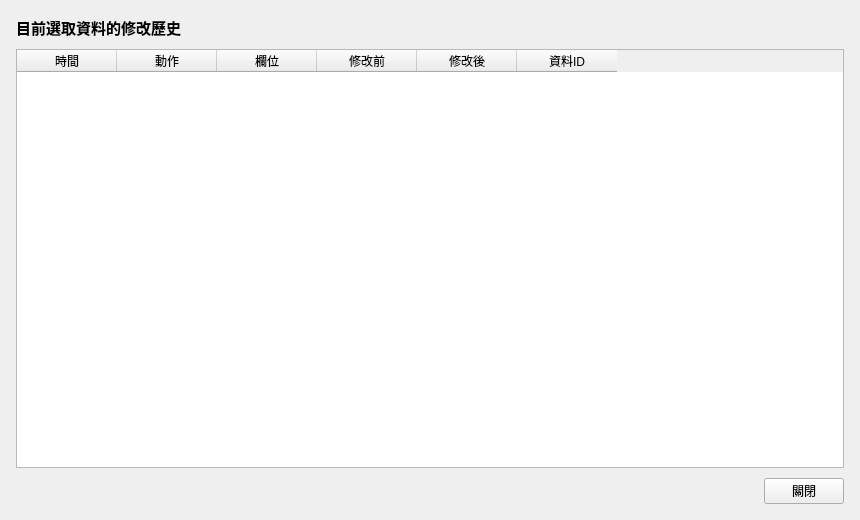
<?xml version="1.0" encoding="UTF-8"?>
<ui version="4.0">
 <class>recordHistoryDialogContent</class>
 <widget class="QWidget" name="recordHistoryDialogContent">
  <property name="geometry">
   <rect>
    <x>0</x>
    <y>0</y>
    <width>860</width>
    <height>520</height>
   </rect>
  </property>
  <property name="windowTitle">
   <string>單筆修改歷史</string>
  </property>
  <property name="dialogSize" stdset="0">
   <size>
    <width>860</width>
    <height>520</height>
   </size>
  </property>
  <layout class="QVBoxLayout" name="recordHistoryLayout" stretch="0,1,0">
   <property name="spacing">
    <number>10</number>
   </property>
   <property name="leftMargin">
    <number>16</number>
   </property>
   <property name="topMargin">
    <number>16</number>
   </property>
   <property name="rightMargin">
    <number>16</number>
   </property>
   <property name="bottomMargin">
    <number>16</number>
   </property>
   <item>
    <widget class="QLabel" name="titleLabel">
     <property name="text">
      <string>目前選取資料的修改歷史</string>
     </property>
     <property name="wordWrap">
      <bool>true</bool>
     </property>
     <property name="styleSheet">
      <string>font-size: 15px; font-weight: 600;</string>
     </property>
    </widget>
   </item>
   <item>
    <widget class="TableWidget" name="historyTable">
     <property name="editTriggers">
      <set>QAbstractItemView::NoEditTriggers</set>
     </property>
     <attribute name="verticalHeaderVisible">
      <bool>false</bool>
     </attribute>
     <column>
      <property name="text">
       <string>時間</string>
      </property>
     </column>
     <column>
      <property name="text">
       <string>動作</string>
      </property>
     </column>
     <column>
      <property name="text">
       <string>欄位</string>
      </property>
     </column>
     <column>
      <property name="text">
       <string>修改前</string>
      </property>
     </column>
     <column>
      <property name="text">
       <string>修改後</string>
      </property>
     </column>
     <column>
      <property name="text">
       <string>資料ID</string>
      </property>
     </column>
    </widget>
   </item>
   <item>
    <layout class="QHBoxLayout" name="buttonRow" stretch="1,0">
     <property name="spacing">
      <number>10</number>
     </property>
     <property name="leftMargin">
      <number>0</number>
     </property>
     <property name="topMargin">
      <number>0</number>
     </property>
     <property name="rightMargin">
      <number>0</number>
     </property>
     <property name="bottomMargin">
      <number>0</number>
     </property>
     <item>
      <spacer name="buttonRowSpacer">
       <property name="orientation">
        <enum>Qt::Horizontal</enum>
       </property>
       <property name="sizeHint" stdset="0">
        <size>
         <width>0</width>
         <height>0</height>
        </size>
       </property>
      </spacer>
     </item>
     <item>
      <widget class="PushButton" name="closeButton">
       <property name="text">
        <string>關閉</string>
       </property>
      </widget>
     </item>
    </layout>
   </item>
  </layout>
 </widget>
 <customwidgets>
 <customwidget>
  <class>PushButton</class>
  <extends>QPushButton</extends>
  <header>qfluentwidgets</header>
 </customwidget>
 <customwidget>
  <class>TableWidget</class>
  <extends>QTableWidget</extends>
  <header>qfluentwidgets</header>
 </customwidget>
 </customwidgets>
 <resources />
 <connections />
</ui>
